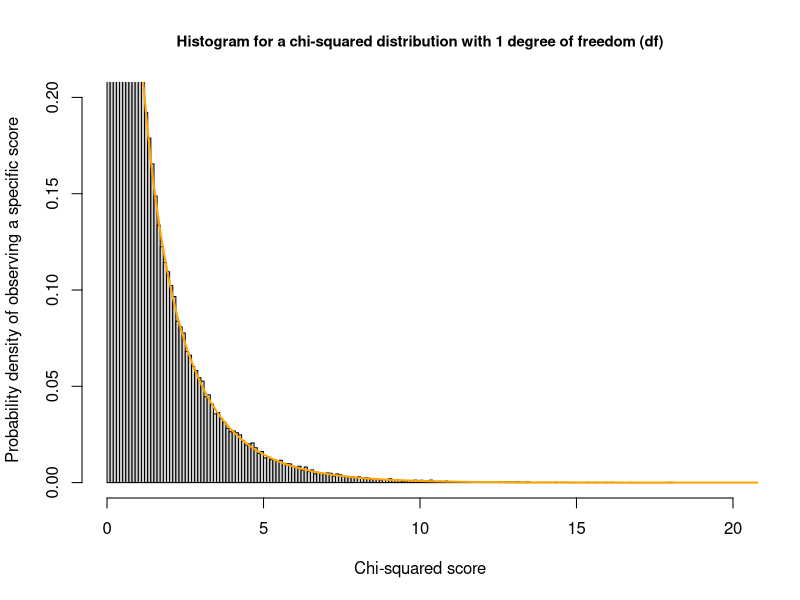
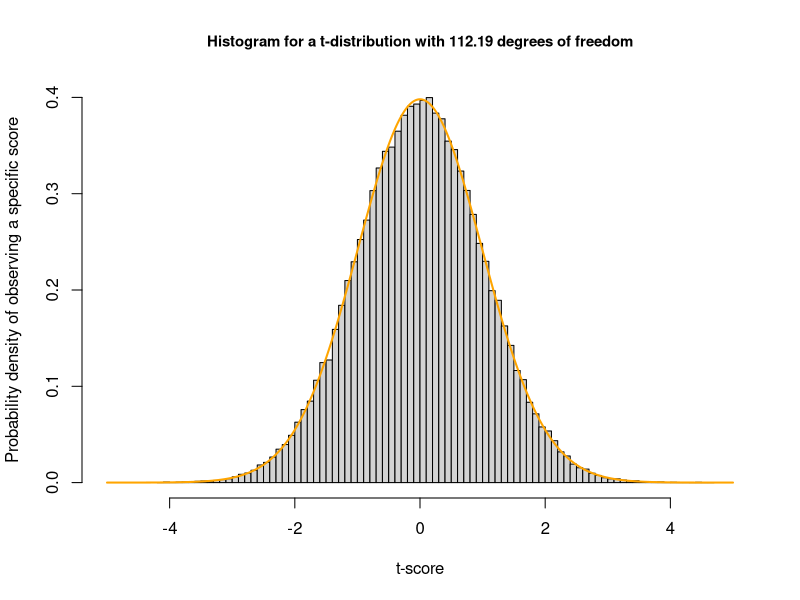

Write the R code that produced these figures, in order.
## ---- chunk 1
#| code-fold: true

# Generate random samples from a chi-squared distribution with 1 degree of freedom
x <- rchisq(100000, df = 1)

# Create histogram
hist(x,
     breaks = "Scott",
     freq = FALSE,
     xlim = c(0, 20),
     ylim = c(0, 0.2),
     ylab = "Probability density of observing a specific score",
     xlab = "Chi-squared score",
     main = "Histogram for a chi-squared distribution with 1 degree of freedom (df)",
     cex.main = 0.9)

# Overlay PDF
curve(dchisq(x, df = 1), from = 0, to = 150, n = 5000, col = "orange", lwd = 2, add = TRUE)



## ---- chunk 2
#| code-fold: true
# Given t-statistic and degrees of freedom
t_statistic <- 2.4416
df <- 112.19

# Generate random samples from a t-distribution with the given degrees of freedom
x <- rt(100000, df = df)

# Create histogram
hist(x,
     breaks = "Scott",
     freq = FALSE,
     xlim = c(-5, 5),
     ylim = c(0, 0.4),
     ylab = "Probability density of observing a specific score",
     xlab = "t-score",
     main = "Histogram for a t-distribution with 112.19 degrees of freedom",
     cex.main = 0.9)

# Overlay PDF
curve(dt(x, df = df), from = -5, to = 5, n = 5000, col = "orange", lwd = 2, add = TRUE)
